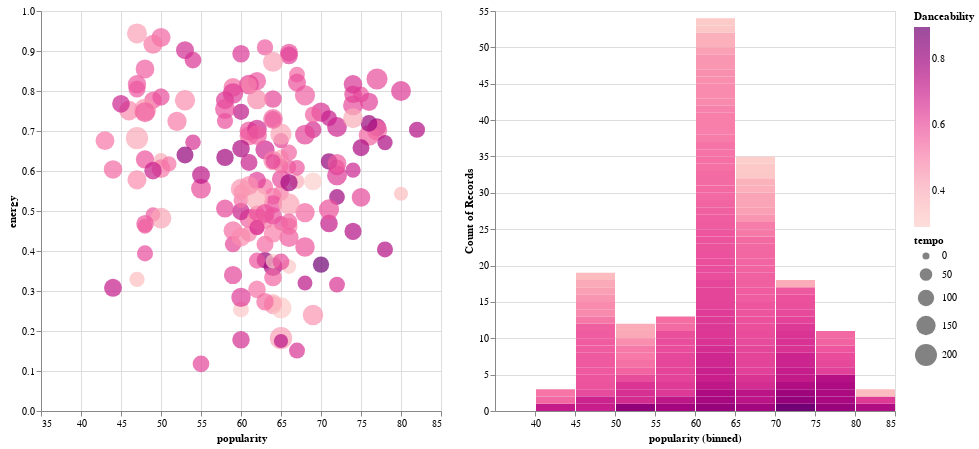

Notebook code cell kept with this figure:
### Code cell
import altair as alt
import pandas as pd

# Load the data
df = pd.read_csv('spotify_taylorswift.csv')
df = df[df['popularity'] != 0]


# Define the interactive selection dropdown
album_dropdown = alt.binding_select(options=df['album'].unique().tolist())
album_selection = alt.selection_single(fields=['album'], bind=album_dropdown, name='Album')

x_scale = alt.Scale(domain=[35, 85])

# Create the scatter plot
scatter = alt.Chart(df).mark_circle().encode(
    x=alt.X('popularity', scale=x_scale),
    y='energy',
    size=alt.Size('tempo', scale=alt.Scale(range=[50, 500])),
    
    color=alt.Color('danceability', scale=alt.Scale(scheme='redpurple'), legend=alt.Legend(orient='right', title='Danceability')),
    tooltip=['name', 'album', 'artist', 'release_date', 'length', 'popularity',
             'danceability', 'acousticness', 'energy', 'instrumentalness', 'liveness',
             'loudness', 'speechiness', 'valence', 'tempo']
).add_selection(
    album_selection
).transform_filter(
    album_selection
).properties(
    width=400,
    height=400
)

# Create the histogram
histogram = alt.Chart(df).mark_bar().encode(
    x=alt.X('popularity', bin=alt.Bin(step=5), scale=x_scale),
    y='count()',
    color=alt.Color('danceability', scale=alt.Scale(scheme='redpurple'))
).transform_filter(
    album_selection
).properties(
    width=400,
    height=400
)

# Combine the scatter plot and histogram
chart = alt.hconcat(scatter, histogram)

# Show the chart
chart

### Figure 1 — Vega-Lite specification as saved in the notebook (floating-point values rounded to 4 significant figures; data arrays with more than 128 entries replaced by an {"elided": "..."} marker saying what was removed)
{"config": {"view": {"continuousWidth": 400, "continuousHeight": 300}}, "hconcat": [{"mark": "circle", "encoding": {"color": {"field": "danceability", "legend": {"orient": "right", "title": "Danceability"}, "scale": {"scheme": "redpurple"}, "type": "quantitative"}, "size": {"field": "tempo", "scale": {"range": [50, 500]}, "type": "quantitative"}, "tooltip": [{"field": "name", "type": "nominal"}, {"field": "album", "type": "nominal"}, {"field": "artist", "type": "nominal"}, {"field": "release_date", "type": "nominal"}, {"field": "length", "type": "quantitative"}, {"field": "popularity", "type": "quantitative"}, {"field": "danceability", "type": "quantitative"}, {"field": "acousticness", "type": "quantitative"}, {"field": "energy", "type": "quantitative"}, {"field": "instrumentalness", "type": "quantitative"}, {"field": "liveness", "type": "quantitative"}, {"field": "loudness", "type": "quantitative"}, {"field": "speechiness", "type": "quantitative"}, {"field": "valence", "type": "quantitative"}, {"field": "tempo", "type": "quantitative"}], "x": {"field": "popularity", "scale": {"domain": [35, 85]}, "type": "quantitative"}, "y": {"field": "energy", "type": "quantitative"}}, "height": 400, "selection": {"Album": {"type": "single", "fields": ["album"], "bind": {"input": "select", "options": ["Taylor Swift", "Speak Now (Deluxe Package)", "Red (Deluxe Edition)", "1989 (Deluxe)", "reputation", "Lover", "folklore (deluxe version)", "evermore (deluxe version)", "Fearless (Taylor's Version)"]}}}, "transform": [{"filter": {"selection": "Album"}}], "width": 400}, {"mark": "bar", "encoding": {"color": {"field": "danceability", "scale": {"scheme": "redpurple"}, "type": "quantitative"}, "x": {"bin": {"step": 5}, "field": "popularity", "scale": {"domain": [35, 85]}, "type": "quantitative"}, "y": {"aggregate": "count", "type": "quantitative"}}, "height": 400, "transform": [{"filter": {"selection": "Album"}}], "width": 400}], "data": {"name": "data-31c54f21c5a5a172ff37112358dc86d6"}, "$schema": "https://vega.github.io/schema/vega-lite/v4.17.0.json", "datasets": {"data-31c54f21c5a5a172ff37112358dc86d6": {"elided": "168 records"}}}
